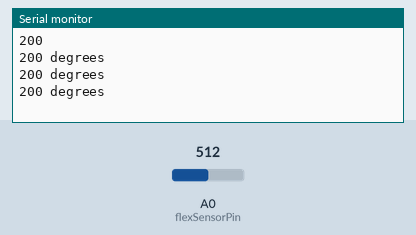
The sketch below on a simulated Arduino Uno, built with avr-gcc and run on an emulated ATmega328P. On the bench: the last lines printed to the serial monitor. Inputs (shaded band) come from the test bench; at power-on: A0 (flexSensorPin) = 512.

Above: at 2.2 s.
2.3 s: A0 (flexSensorPin) set to 552
At 3.7 s:
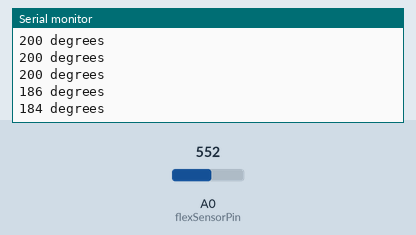
3.8 s: A0 (flexSensorPin) set to 532
At 5.9 s:
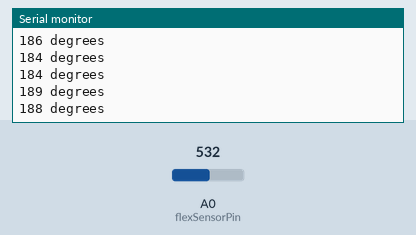
Timing chart, 0 to 7.4 s (numbered marks = the images above; inputs shaded):
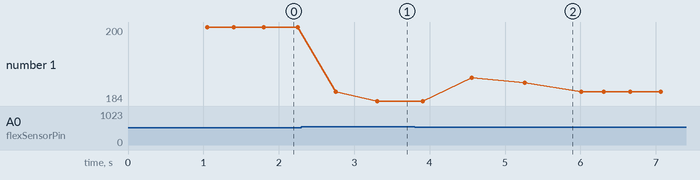

The sketch:

test_flex_spectrasymb_mvavg.ino
```cpp
int flexSensorPin = A0; //analog pin 0

//for the 1st flex sensor I got, marked '1' in roman numeral on 'Top' side.

//for vdiv 33.6 kohms
//int minReading = 500;//531;//568;
//int maxReading = 750;//795;//809;

//for vdiv 47 kohms
int minReading = 542;//550;
int maxReading = 800;

const int winMA = 10;
int flexSensorReading[winMA] = { 0 };
int delayms = 2500 / winMA;
int maTmp = 0;
int incr = 0;

void initflex()
{
  //initial readings to prime for moving avg calculations...
  for (int x = 0; x < winMA; x++)
  {
    flexSensorReading[x] = analogRead(flexSensorPin);
    delay(50);
  }

  for (int y = 0; y < winMA; y++)
  {
    maTmp += flexSensorReading[y];
    //Serial.println(flexSensorReading[y]);
  }

  //Serial.println("-----------");
  int flexdeg = map(maTmp / winMA, minReading, maxReading, 180, 0);
  Serial.println(flexdeg);
}

void setup() {
  Serial.begin(9600);

  delay(500);
  initflex();

}

void DoFlexSnsrOps()
{
  incr++;
  if (incr > winMA)
  {
    incr = 1;
  }

  for (int x = 0; x < incr; x++)
  {
    flexSensorReading[x] = analogRead(flexSensorPin);
    //Serial.println(flexSensorReading[x]);
    //Serial.println("------------");
    delay(50);
  }

  long maTotal = 0;
  for (int y = 0; y < winMA; y++)
  {
    maTotal += flexSensorReading[y];
  }

  //Using map(), you can convert min, max to a range like 0-100.
  int flex0to180 = map(maTotal / winMA, minReading, maxReading, 180, 0);
  Serial.print(flex0to180); Serial.println(" degrees");

}

void loop() {

  DoFlexSnsrOps();
  delay(delayms); //just here to slow down the output for easier reading
}
```

Measured:
- after the input at 2.3 s, the serial monitor: prints a new line after 0.45 s (image 1)
- after the input at 3.8 s, the serial monitor: prints a new line after 0.76 s (image 2)
- plotted number 1: 200 → 184 after the input at 2.3 s
